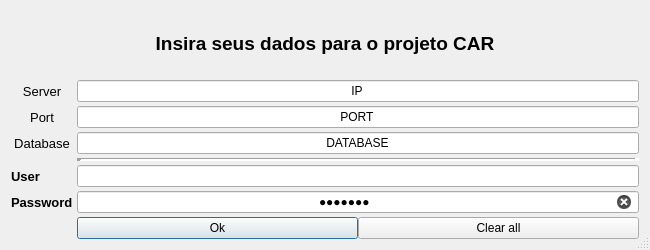
<?xml version="1.0" encoding="UTF-8"?>
<ui version="4.0">
 <class>ConnectDialog</class>
 <widget class="QDialog" name="ConnectDialog">
  <property name="windowModality">
   <enum>Qt::NonModal</enum>
  </property>
  <property name="geometry">
   <rect>
    <x>0</x>
    <y>0</y>
    <width>650</width>
    <height>250</height>
   </rect>
  </property>
  <property name="sizePolicy">
   <sizepolicy hsizetype="Expanding" vsizetype="Expanding">
    <horstretch>1</horstretch>
    <verstretch>1</verstretch>
   </sizepolicy>
  </property>
  <property name="minimumSize">
   <size>
    <width>650</width>
    <height>250</height>
   </size>
  </property>
  <property name="maximumSize">
   <size>
    <width>1600</width>
    <height>1600</height>
   </size>
  </property>
  <property name="sizeIncrement">
   <size>
    <width>1</width>
    <height>1</height>
   </size>
  </property>
  <property name="windowTitle">
   <string>Connect to CAR</string>
  </property>
  <property name="windowIcon">
   <iconset>
    <normaloff>icon.png</normaloff>icon.png</iconset>
  </property>
  <property name="locale">
   <locale language="Portuguese" country="Brazil"/>
  </property>
  <property name="sizeGripEnabled">
   <bool>true</bool>
  </property>
  <property name="modal">
   <bool>false</bool>
  </property>
  <layout class="QGridLayout" name="gridLayout_2">
   <item row="1" column="1" colspan="3">
    <layout class="QHBoxLayout" name="horizontalLayout">
     <property name="spacing">
      <number>4</number>
     </property>
     <item>
      <layout class="QGridLayout" name="gridLayout" rowstretch="1,1,1,1,0,0,0,0,0,0,0">
       <item row="4" column="1">
        <widget class="Line" name="line_2">
         <property name="lineWidth">
          <number>5</number>
         </property>
         <property name="orientation">
          <enum>Qt::Horizontal</enum>
         </property>
        </widget>
       </item>
       <item row="10" column="1">
        <layout class="QHBoxLayout" name="horizontalLayout_2">
         <property name="spacing">
          <number>0</number>
         </property>
         <item>
          <widget class="QPushButton" name="ButtonOk">
           <property name="text">
            <string>Ok</string>
           </property>
          </widget>
         </item>
         <item>
          <widget class="QPushButton" name="pushButton">
           <property name="text">
            <string>Clear all</string>
           </property>
          </widget>
         </item>
        </layout>
       </item>
       <item row="2" column="0">
        <widget class="QLabel" name="portal">
         <property name="font">
          <font>
           <family>Segoe UI</family>
           <pointsize>10</pointsize>
          </font>
         </property>
         <property name="text">
          <string>Port</string>
         </property>
         <property name="scaledContents">
          <bool>true</bool>
         </property>
         <property name="alignment">
          <set>Qt::AlignCenter</set>
         </property>
        </widget>
       </item>
       <item row="1" column="1">
        <widget class="QLineEdit" name="serverip">
         <property name="text">
          <string> IP </string>
         </property>
         <property name="alignment">
          <set>Qt::AlignCenter</set>
         </property>
        </widget>
       </item>
       <item row="8" column="0">
        <widget class="QLabel" name="portal_2">
         <property name="font">
          <font>
           <family>Segoe UI</family>
           <pointsize>10</pointsize>
           <weight>75</weight>
           <bold>true</bold>
          </font>
         </property>
         <property name="text">
          <string>User</string>
         </property>
         <property name="scaledContents">
          <bool>true</bool>
         </property>
        </widget>
       </item>
       <item row="3" column="0">
        <widget class="QLabel" name="dbl">
         <property name="font">
          <font>
           <family>Segoe UI</family>
           <pointsize>10</pointsize>
          </font>
         </property>
         <property name="text">
          <string>Database</string>
         </property>
         <property name="textFormat">
          <enum>Qt::PlainText</enum>
         </property>
         <property name="scaledContents">
          <bool>true</bool>
         </property>
         <property name="alignment">
          <set>Qt::AlignCenter</set>
         </property>
        </widget>
       </item>
       <item row="1" column="0">
        <widget class="QLabel" name="serverl">
         <property name="font">
          <font>
           <family>Segoe UI</family>
           <pointsize>10</pointsize>
          </font>
         </property>
         <property name="text">
          <string>Server</string>
         </property>
         <property name="scaledContents">
          <bool>true</bool>
         </property>
         <property name="alignment">
          <set>Qt::AlignCenter</set>
         </property>
        </widget>
       </item>
       <item row="2" column="1">
        <widget class="QLineEdit" name="port">
         <property name="text">
          <string> PORT </string>
         </property>
         <property name="alignment">
          <set>Qt::AlignCenter</set>
         </property>
        </widget>
       </item>
       <item row="8" column="1">
        <widget class="QLineEdit" name="user">
         <property name="alignment">
          <set>Qt::AlignCenter</set>
         </property>
         <property name="clearButtonEnabled">
          <bool>true</bool>
         </property>
        </widget>
       </item>
       <item row="3" column="1">
        <widget class="QLineEdit" name="database">
         <property name="text">
          <string> DATABASE </string>
         </property>
         <property name="alignment">
          <set>Qt::AlignCenter</set>
         </property>
        </widget>
       </item>
       <item row="9" column="1">
        <widget class="QLineEdit" name="password">
         <property name="focusPolicy">
          <enum>Qt::StrongFocus</enum>
         </property>
         <property name="inputMethodHints">
          <set>Qt::ImhHiddenText|Qt::ImhNoAutoUppercase|Qt::ImhNoPredictiveText|Qt::ImhSensitiveData</set>
         </property>
         <property name="text">
          <string>ggdfgdf</string>
         </property>
         <property name="maxLength">
          <number>150</number>
         </property>
         <property name="frame">
          <bool>true</bool>
         </property>
         <property name="echoMode">
          <enum>QLineEdit::Password</enum>
         </property>
         <property name="alignment">
          <set>Qt::AlignCenter</set>
         </property>
         <property name="dragEnabled">
          <bool>true</bool>
         </property>
         <property name="clearButtonEnabled">
          <bool>true</bool>
         </property>
        </widget>
       </item>
       <item row="9" column="0">
        <widget class="QLabel" name="portal_3">
         <property name="font">
          <font>
           <family>Segoe UI</family>
           <pointsize>10</pointsize>
           <weight>75</weight>
           <bold>true</bold>
          </font>
         </property>
         <property name="text">
          <string>Password</string>
         </property>
         <property name="scaledContents">
          <bool>true</bool>
         </property>
        </widget>
       </item>
       <item row="0" column="0" colspan="2">
        <widget class="QLabel" name="label">
         <property name="font">
          <font>
           <family>Segoe UI</family>
           <pointsize>14</pointsize>
           <weight>75</weight>
           <bold>true</bold>
          </font>
         </property>
         <property name="frameShape">
          <enum>QFrame::NoFrame</enum>
         </property>
         <property name="text">
          <string>Insira seus dados para o projeto CAR</string>
         </property>
         <property name="scaledContents">
          <bool>true</bool>
         </property>
         <property name="alignment">
          <set>Qt::AlignCenter</set>
         </property>
         <property name="textInteractionFlags">
          <set>Qt::NoTextInteraction</set>
         </property>
        </widget>
       </item>
      </layout>
     </item>
    </layout>
   </item>
  </layout>
 </widget>
 <tabstops>
  <tabstop>serverip</tabstop>
  <tabstop>port</tabstop>
  <tabstop>database</tabstop>
  <tabstop>user</tabstop>
  <tabstop>password</tabstop>
 </tabstops>
 <resources/>
 <connections>
  <connection>
   <sender>ButtonOk</sender>
   <signal>pressed()</signal>
   <receiver>ConnectDialog</receiver>
   <slot>accept()</slot>
   <hints>
    <hint type="sourcelabel">
     <x>570</x>
     <y>366</y>
    </hint>
    <hint type="destinationlabel">
     <x>415</x>
     <y>370</y>
    </hint>
   </hints>
  </connection>
  <connection>
   <sender>pushButton</sender>
   <signal>clicked()</signal>
   <receiver>user</receiver>
   <slot>clear()</slot>
   <hints>
    <hint type="sourcelabel">
     <x>712</x>
     <y>358</y>
    </hint>
    <hint type="destinationlabel">
     <x>671</x>
     <y>249</y>
    </hint>
   </hints>
  </connection>
  <connection>
   <sender>pushButton</sender>
   <signal>clicked()</signal>
   <receiver>database</receiver>
   <slot>clear()</slot>
   <hints>
    <hint type="sourcelabel">
     <x>687</x>
     <y>364</y>
    </hint>
    <hint type="destinationlabel">
     <x>648</x>
     <y>162</y>
    </hint>
   </hints>
  </connection>
  <connection>
   <sender>pushButton</sender>
   <signal>clicked()</signal>
   <receiver>port</receiver>
   <slot>clear()</slot>
   <hints>
    <hint type="sourcelabel">
     <x>694</x>
     <y>361</y>
    </hint>
    <hint type="destinationlabel">
     <x>602</x>
     <y>112</y>
    </hint>
   </hints>
  </connection>
  <connection>
   <sender>pushButton</sender>
   <signal>clicked()</signal>
   <receiver>serverip</receiver>
   <slot>clear()</slot>
   <hints>
    <hint type="sourcelabel">
     <x>657</x>
     <y>358</y>
    </hint>
    <hint type="destinationlabel">
     <x>575</x>
     <y>64</y>
    </hint>
   </hints>
  </connection>
  <connection>
   <sender>ConnectDialog</sender>
   <signal>accepted()</signal>
   <receiver>ConnectDialog</receiver>
   <slot>exec()</slot>
   <hints>
    <hint type="sourcelabel">
     <x>267</x>
     <y>337</y>
    </hint>
    <hint type="destinationlabel">
     <x>247</x>
     <y>391</y>
    </hint>
   </hints>
  </connection>
  <connection>
   <sender>pushButton</sender>
   <signal>clicked()</signal>
   <receiver>password</receiver>
   <slot>clear()</slot>
   <hints>
    <hint type="sourcelabel">
     <x>672</x>
     <y>361</y>
    </hint>
    <hint type="destinationlabel">
     <x>658</x>
     <y>310</y>
    </hint>
   </hints>
  </connection>
 </connections>
</ui>
